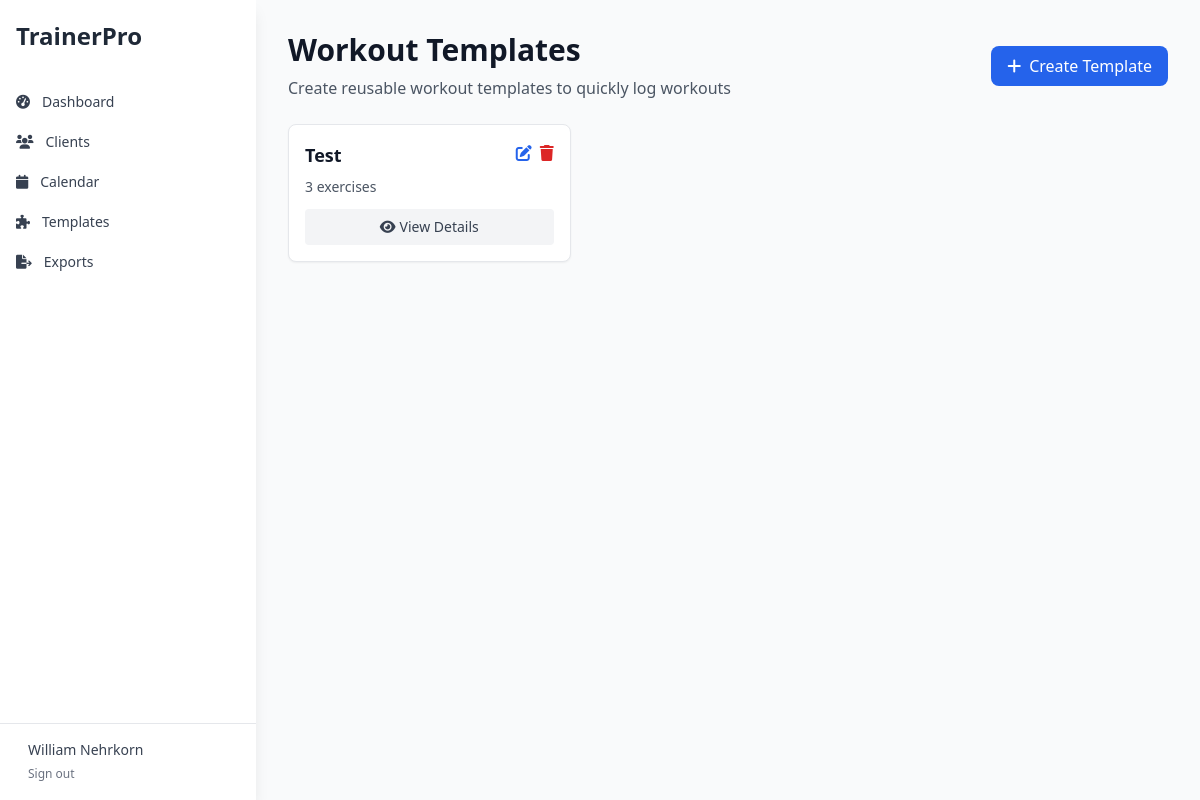
Page /templates (signed in) on the earlier database version.
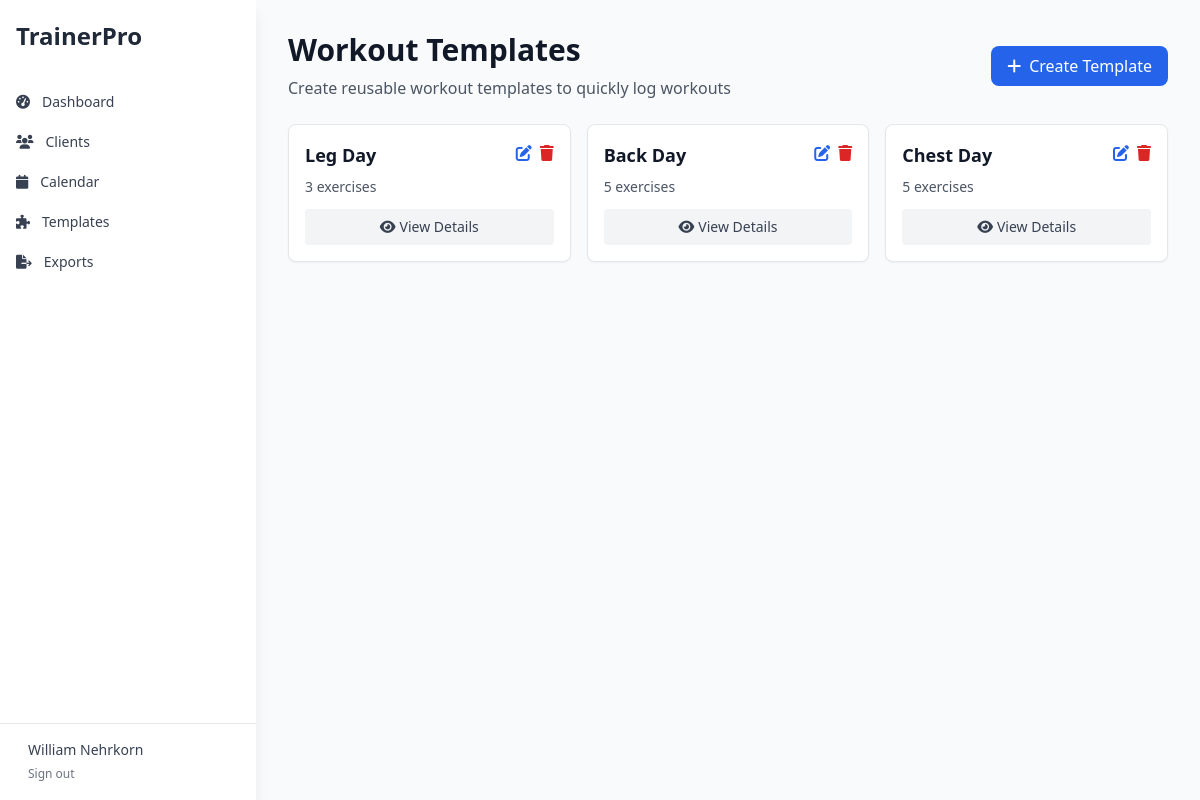
Same page on the later database version.
### tables this page shows
CREATE TABLE workout_templates (
            id TEXT PRIMARY KEY,
            trainer_id TEXT NOT NULL,
            name TEXT NOT NULL,
            created_at TIMESTAMP DEFAULT CURRENT_TIMESTAMP,
            updated_at TIMESTAMP,
            FOREIGN KEY (trainer_id) REFERENCES users (id)
        );

### app.py (the view)
@app.route('/templates')
@login_required
def workout_templates():
    conn = get_db()
    templates = conn.execute('''
        SELECT id, name, created_at,
               (SELECT COUNT(*) FROM template_exercises WHERE template_id = workout_templates.id) as exercise_count
        FROM workout_templates
        WHERE trainer_id = ?
        ORDER BY created_at DESC
    ''', (session['user_id'],)).fetchall()
    conn.close()
    return render_template('dashboard/workout_templates.html', templates=templates)

### app.py (called while the page is built)
def get_db():
    conn = sqlite3.connect('trainer_app.db')
    conn.row_factory = sqlite3.Row
    return conn

def login_required(f):
    @wraps(f)
    def decorated_function(*args, **kwargs):
        if 'user_id' not in session:
            return redirect(url_for('login'))
        return f(*args, **kwargs)
    return decorated_function

### templates/dashboard/workout_templates.html (shortened to what this page needs)
{% extends "base.html" %}
{% block content %}
<div class="p-4 lg:p-8">
    <div class="max-w-6xl mx-auto">
        <div class="flex items-center justify-between mb-6">
            <div>
                <h1 class="text-2xl lg:text-3xl font-bold text-gray-900">Workout Templates</h1>
                <p class="text-gray-600 mt-2">Create reusable workout templates to quickly log workouts</p>
            </div>
            <button onclick="openCreateTemplateModal()"
                    class="bg-blue-600 hover:bg-blue-700 text-white px-4 py-2 rounded-lg font-medium">
                <i class="fas fa-plus mr-2"></i>Create Template
            </button>
        </div>
        {% if templates %}
            <div class="grid grid-cols-1 md:grid-cols-2 lg:grid-cols-3 gap-4">
                {% for template in templates %}
                <div class="bg-white rounded-lg shadow-sm border border-gray-200 p-4">
                    <div class="flex items-start justify-between mb-2">
                        <h3 class="text-lg font-semibold text-gray-900">{{ template.name }}</h3>
                        <div class="flex gap-2">
                            <button onclick="editTemplate('{{ template.id }}')"
                                    class="text-blue-600 hover:text-blue-800">
                                <i class="fas fa-edit"></i>
                            </button>
                            <button onclick="deleteTemplate('{{ template.id }}')"
                                    class="text-red-600 hover:text-red-800">
                                <i class="fas fa-trash"></i>
                            </button>
                        </div>
                    </div>
                    <p class="text-gray-600 text-sm">{{ template.exercise_count }} exercises</p>
                    <button onclick="viewTemplate('{{ template.id }}')"
                            class="mt-3 w-full bg-gray-100 hover:bg-gray-200 text-gray-700 px-3 py-2 rounded text-sm font-medium">
                        <i class="fas fa-eye mr-1"></i>View Details
                    </button>
                </div>
                {% endfor %}
            </div>
        {% endif %}
    </div>
</div>
{% endblock %}

### templates/base.html (shortened to what this page needs)
<!DOCTYPE html>
<html lang="en">
<head>
    <script src="https://cdn.tailwindcss.com"></script>
    <link rel="stylesheet" href="https://cdnjs.cloudflare.com/ajax/libs/font-awesome/6.0.0/css/all.min.css">
</head>
<body class="bg-gray-50">
    {% if session.user_id %}
    <div class="hidden lg:fixed lg:inset-y-0 lg:flex lg:w-64 lg:flex-col">
        <div class="flex min-h-0 flex-1 flex-col bg-white shadow-lg">
            <div class="flex flex-1 flex-col pt-5 pb-4 overflow-y-auto">
                <div class="flex items-center flex-shrink-0 px-4">
                    <h1 class="text-2xl font-bold text-gray-800">TrainerPro</h1>
                </div>
                <nav class="mt-8 flex-1 px-2 space-y-1">
                    <a href="{{ url_for('dashboard') }}" class="group flex items-center px-2 py-2 text-sm font-medium rounded-md text-gray-700 hover:bg-gray-100">
                        <i class="fas fa-tachometer-alt mr-3"></i>
                        Dashboard
                    </a>
                    <a href="{{ url_for('clients') }}" class="group flex items-center px-2 py-2 text-sm font-medium rounded-md text-gray-700 hover:bg-gray-100">
                        <i class="fas fa-users mr-3"></i>
                        Clients
                    </a>
                    <a href="{{ url_for('calendar') }}" class="group flex items-center px-2 py-2 text-sm font-medium rounded-md text-gray-700 hover:bg-gray-100">
                        <i class="fas fa-calendar mr-3"></i>
                        Calendar
                    </a>
                    <a href="{{ url_for('workout_templates') }}" class="group flex items-center px-2 py-2 text-sm font-medium rounded-md text-gray-700 hover:bg-gray-100">
                        <i class="fas fa-puzzle-piece mr-3"></i>
                        Templates
                    </a>
                    <a href="{{ url_for('exports') }}" class="group flex items-center px-2 py-2 text-sm font-medium rounded-md text-gray-700 hover:bg-gray-100">
                        <i class="fas fa-file-export mr-3"></i>
                        Exports
                    </a>
                </nav>
            </div>
            <div class="flex-shrink-0 flex border-t border-gray-200 p-4">
                <div class="flex items-center">
                    <div class="ml-3">
                        <p class="text-sm font-medium text-gray-700">{{ session.user_name }}</p>
                        <a href="{{ url_for('logout') }}" class="text-xs text-gray-500 hover:text-gray-700">Sign out</a>
                    </div>
                </div>
            </div>
        </div>
    </div>
    <div class="lg:pl-64 flex flex-col flex-1">
        <main class="flex-1">
            {% endif %}
            {% block content %}{% endblock %}
            {% if session.user_id %}
        </main>
    </div>
    {% endif %}
</body>
</html>

Differences in the rows shown:
removed workout_templates: name "Test", exercise_count "3"
added workout_templates: name "Leg Day", exercise_count "3"
added workout_templates: name "Back Day", exercise_count "5"
added workout_templates: name "Chest Day", exercise_count "5"
